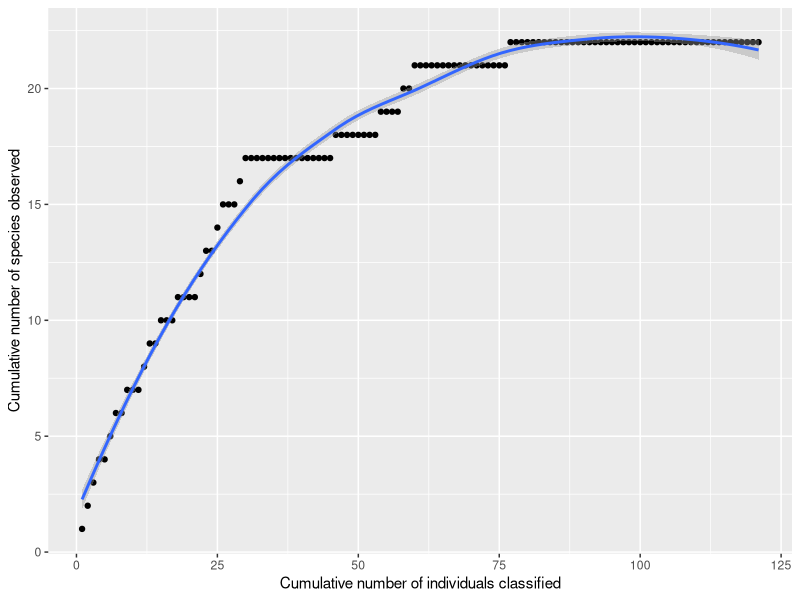

R code for this plot:
#To make tables
library(kableExtra)
library(knitr)
#To manipulate and plot data
library(tidyverse)

seawater_data = read.csv("candy-data.csv",
                           header = TRUE)
seawater_data_small = read.csv("candy-data_small.csv",
                               header = TRUE)
seawater_data %>% 
  kable("html") %>%
  kable_styling(bootstrap_options = "striped", font_size = 10, full_width = F)

collection_curve = read.csv("collection_curve.csv", 
                            header = FALSE)

ggplot(collection_curve, aes(x=V1, y=V2)) +
  geom_point() +
  geom_smooth() +
  labs(x="Cumulative number of individuals classified", y="Cumulative number of species observed")

library(vegan)
data_diversity = 
  seawater_data %>% 
  select(name, occurances) %>% 
  spread(name, occurances)

small_data_diversity = 
  seawater_data_small %>% 
  select(name, occurances) %>% 
  spread(name, occurances)

data_diversity

# Calcualte Simpson Reciprocal Index 
diversity(data_diversity, index="invsimpson")
diversity(small_data_diversity, index = "invsimpson")

#Calculate Chaol richness estimator
specpool(data_diversity)
specpool(small_data_diversity)
